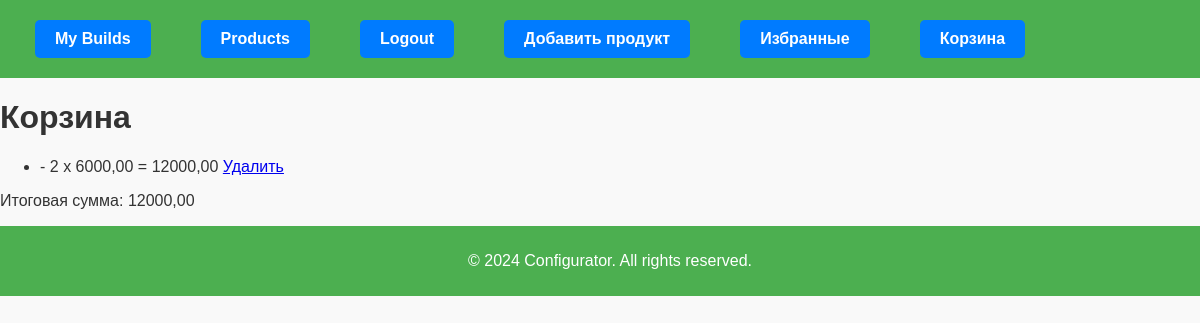
Screenshot of /cart/ (signed in) with the database file from the repository.
### core/models.py (models this page shows)
class CartItem(models.Model):
    cart = models.ForeignKey(Cart, on_delete=models.CASCADE)
    product = models.ForeignKey(Product, on_delete=models.CASCADE)
    quantity = models.PositiveIntegerField(default=1)
    def get_total_price(self):
        return self.product.price * self.quantity

### configurator/models.py (models this page shows)
class Product(models.Model):
    type = models.CharField(
        max_length=40,
        choices=[
            ('cpu', 'CPU'),
            ('motherboard', 'Motherboard'),
            ('ram', 'RAM'),
            ('gpu', 'GPU'),
            ('psu', 'PSU'),
            ('case', 'Case'),
            ('storage', 'Storage'),
            ('os', 'OS'),
            ('сpucooler', 'CPUCooler')
        ]
    )
    price = models.DecimalField(max_digits=10, decimal_places=2, null=True, blank=True)

### core/views.py (the view)
# urls.py: path('cart/', cart_view, name='cart_view'),
@login_required
def cart_view(request):
    cart = request.user.cart
    items = cart.cartitem_set.all()
    total_price = sum(item.get_total_price() for item in items)
    return render(request, 'core/cart.html', {'cart': cart, 'items': items, 'total_price': total_price})

### core/templates/core/cart.html (shortened to what this page needs)
{% extends 'core/base.html' %}
{% load static %}
{% block css %}<link rel="stylesheet" href="{% static 'core/css/products.css' %}"> {% endblock %}
{% block content %}
    <h1>Корзина</h1>
    <ul>
        {% for item in items %}
            <li>
                {{ item.product.name }} - {{ item.quantity }} x {{ item.product.price }} = {{ item.get_total_price }}
                <a href="{% url 'remove_from_cart' item.product.id %}">Удалить</a>
            </li>
        {% endfor %}
    </ul>
    <p>Итоговая сумма: {{ total_price }}</p>
{% endblock %}

### core/static/core/css/products.css (style rules this page uses)
body { font-family: Arial, sans-serif; margin: 0; padding: 0; background-color: #f5f5f5; color: #333; }

### configurator/static/configurator/css/base.css (style rules this page uses)
body { font-family: Arial, sans-serif; margin: 0; padding: 0; background-color: #f9f9f9; color: #333; }

### rows the page displays
CartItem: quantity "2", product.price "6000,00", get_total_price "12000,00"

### other values shown
{{ total_price }} "12000,00"
